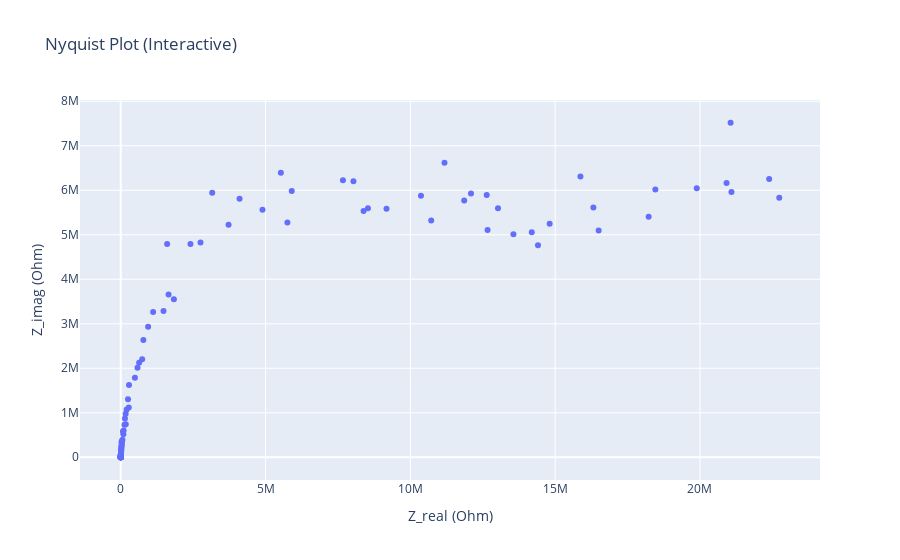
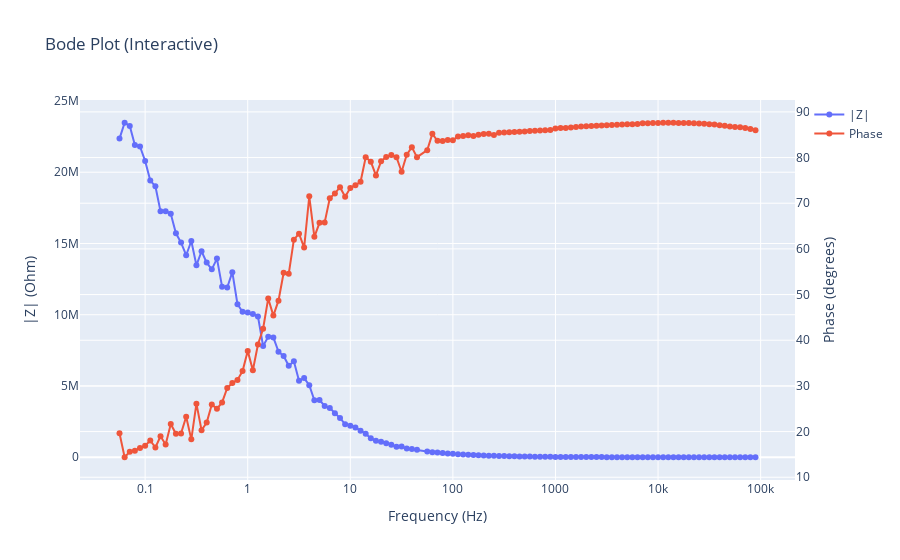

The cell these charts' notebook holds for them, in order:
### Code cell
# Create the Nyquist plot (Z_real vs Z_imag) with interactive hover text
fig1 = go.Figure()
fig1.add_trace(go.Scatter(
    x=df_f['Z_real (Ohm)'],
    y=df_f['Z_imag (Ohm)'],
    mode='markers',
    text=df_f.index,  # Display the index on hover
    hovertemplate='Index: %{text}<br>Z_real: %{x}<br>Z_imag: %{y}<extra></extra>',
    name='Nyquist Plot'
))

fig1.update_layout(
    title='Nyquist Plot (Interactive)',
    xaxis_title='Z_real (Ohm)',
    yaxis_title='Z_imag (Ohm)',
    hovermode='closest'
)


# Create the Bode plot with interactive hover text
fig2 = go.Figure()

# |Z| vs Frequency
fig2.add_trace(go.Scatter(
    x=df_f['Frequency (Hz)'],
    y=df_f['|Z| (Ohm)'],
    mode='lines+markers',
    text=df_f.index,  # Display the index on hover
    hovertemplate='Index: %{text}<br>Frequency: %{x}<br>|Z|: %{y}<extra></extra>',
    name='|Z|'
))

# Phase vs Frequency
fig2.add_trace(go.Scatter(
    x=df_f['Frequency (Hz)'],
    y=df_f['Phase (degrees)'],
    mode='lines+markers',
    text=df_f.index,  # Display the index on hover
    hovertemplate='Index: %{text}<br>Frequency: %{x}<br>Phase: %{y}<extra></extra>',
    name='Phase',
    yaxis='y2'
))

fig2.update_layout(
    title='Bode Plot (Interactive)',
    xaxis_title='Frequency (Hz)',
    yaxis_title='|Z| (Ohm)',
    yaxis2=dict(title='Phase (degrees)', overlaying='y', side='right'),
    hovermode='closest',
    xaxis_type='log'
)

# Show the plots
fig1.show()
fig2.show()
